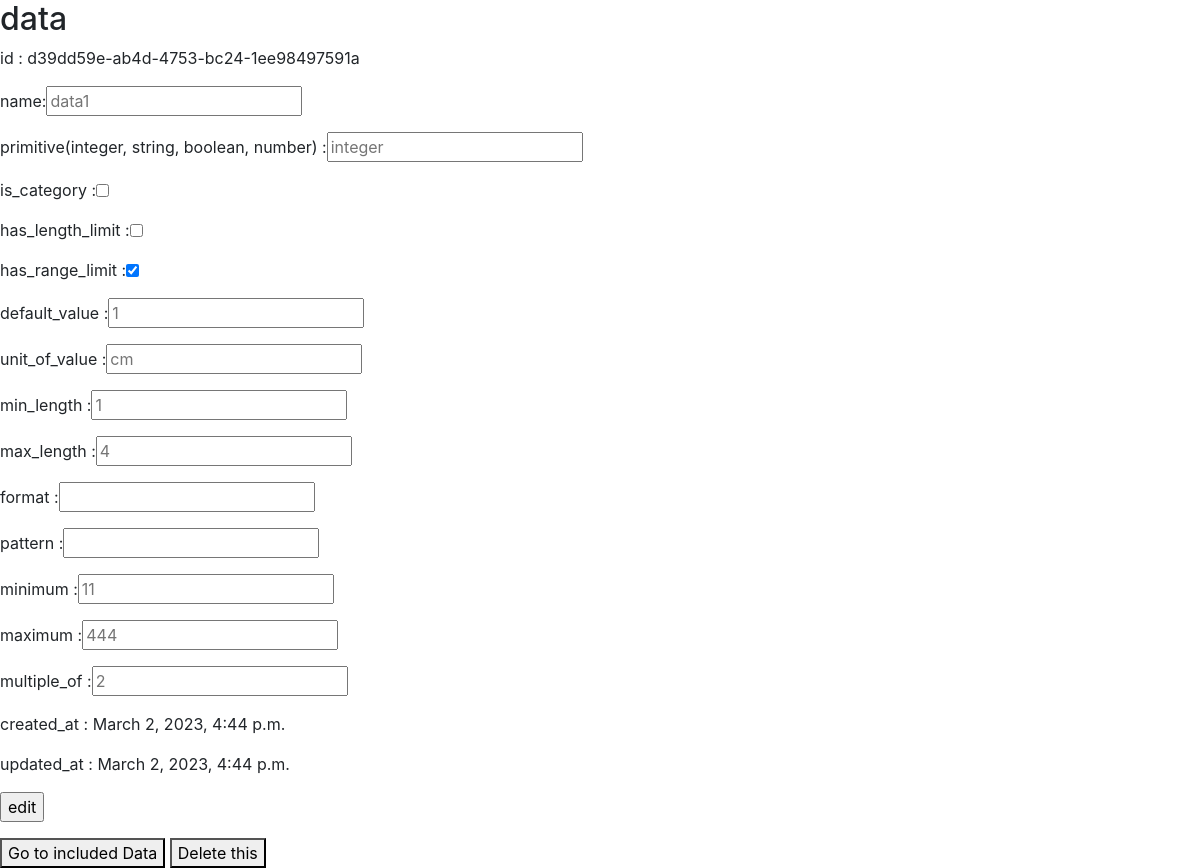
Page /api/v1/data/d39dd59e-ab4d-4753-bc24-1ee98497591a/ on the committed database.
### data/models.py (models this page shows)
class Data(models.Model):
    DATA_TYPE = [
        ('integer', 'integer'),
        ('string', 'string'),
        ('number', 'number'),
        ('boolean', 'boolean')
    ]
    id = models.CharField(max_length=36, primary_key=True, default=uuid.uuid4())
    name = models.CharField(max_length=50)
    primitive = models.CharField(max_length=7, choices=DATA_TYPE)
    is_category = models.BooleanField()
    has_length_limit = models.BooleanField(null=True)
    has_range_limit = models.BooleanField(null=True)
    default_value = models.TextField(null=True)
    unit_of_value = models.CharField(max_length=10)
    min_length = models.IntegerField(null=True)
    max_length= models.IntegerField(null=True)
    format = models.TextField(null=True)
    pattern = models.TextField(null=True)
    minimum = models.BigIntegerField(null=True)
    maximum = models.BigIntegerField(null=True)
    multiple_of = models.IntegerField(null=True)
    created_at = models.DateTimeField(auto_now_add= True)
    updated_at = models.DateTimeField(auto_now=True)

### data/views.py (the view, shortened to what this page needs)
# urls.py: path('<data_id>/', views.dataInfo),
@csrf_exempt
def dataInfo(request, data_id):
    if request.method == 'GET':
        data = Data.objects.filter(id=data_id)
        data = data.get()
        context = {'category': 'data', 'sub_category': 'data', 'element': data}
        return render(request, 'dataviewer.html', context)

### templates/dataviewer.html (shortened to what this page needs)
{% load static %}
<link rel="stylesheet" type="text/css" href="{% static 'bootstrap.min.css' %}">
<h2>{{ category }}</h2>
<form method="POST">
    <div class="form-inline form-group">
        <label>id : {{ element.id }}</label>
    </div>
    <div class = "form-inline form-group">
        <label>name: </label><label>
        <input name="name" type="text" placeholder={{ element.name }} >
    </label>
    </div>
    <div class = "form-inline form-group">
        <label>primitive(integer, string, boolean, number) : </label><label>
        <input name="primitive" type="text" placeholder={{ element.primitive }}  >
    </label>
    </div>
    <div class = "form-inline form-group">
        <label>is_category : </label>
        <label>
            {% if element.is_category %}
                <input name="is_category" type="checkbox" checked >
            {% else %}
                <input name="is_category" type="checkbox" >
            {% endif %}
        </label>
    </div>
    <div class = "form-inline form-group">
        <label>has_length_limit : </label>
        <label>
            {% if element.has_length_limit %}
                <input name="has_length_limit" type="checkbox" checked >
            {% else %}
                <input name="has_length_limit" type="checkbox" >
            {% endif %}
        </label>
    </div>
    <div class = "form-inline form-group">
        <label>has_range_limit : </label>
        <label>
            {% if element.has_range_limit %}
                <input name="has_range_limit" type="checkbox" checked >
            {% else %}
                <input name="has_range_limit" type="checkbox" >
            {% endif %}
        </label>
    </div>
    <div class = "form-inline form-group">
        <label>default_value : </label>
        <label>
            <input name="default_value" type="text" placeholder={{ element.default_value }} >
        </label>
    </div>
    <div class = "form-inline form-group">
        <label>unit_of_value : </label>
        <label>
            <input name="unit_of_value" type="text" placeholder={{ element.unit_of_value }} >
        </label>
    </div>
        <div class = "form-inline form-group">
    <label>min_length : </label>
        <label>
            <input name="min_length" type="number" placeholder={{ element.min_length }} >
        </label>
    </div>
    <div class = "form-inline form-group">
        <label>max_length : </label>
        <label>
            <input name="max_length" type="number" placeholder={{ element.max_length }} >
        </label>
    </div>
    <div class = "form-inline form-group">
        <label>format : </label>
        <label>
            <input name="format" type="text" placeholder={{ element.format }} >
        </label>
    </div>
    <div class = "form-inline form-group">
        <label>pattern : </label>
        <label>
            <input name="pattern" type="text" placeholder={{ element.pattern }} >
        </label>
    </div>
    <div class = "form-inline form-group">
        <label>minimum : </label>
        <label>
            <input name="minimum" type="number" placeholder={{ element.minimum }} >
        </label>
    </div>
        <div class = "form-inline form-group">
        <label>maximum : </label>
        <label>
            <input name="maximum" type="number" placeholder={{ element.maximum }} >
        </label>
    </div>
    <div class = "form-inline form-group">
    <label>multiple_of : </label>
        <label>
            <input name="multiple_of" type="number" placeholder={{ element.multiple_of }} >
        </label>
    </div>
    <div class="form-inline form-group">
        <label> created_at : {{ element.created_at }} </label>
    </div>
    <div class="form-inline form-group">
        <label>updated_at : {{ element.updated_at }} </label>
    </div>
        <input type="submit" value = "edit">
</form>
<button type="button" onclick="location.href='data'">Go to included Data</button>
<button type="button" class="delete-item">Delete this</button>
</body>

### rows in the picture
Data: id "d39dd59e-ab4d-4753-bc24-1ee98497591a", name "data1", primitive "integer", default_value "1", unit_of_value "cm", min_length "1", max_length "4", minimum "11", maximum "444", multiple_of "2", created_at "March 2, 2023, 4:44 p.m.", updated_at "March 2, 2023, 4:44 p.m."

### other values in the picture
{{ category }} "data"
